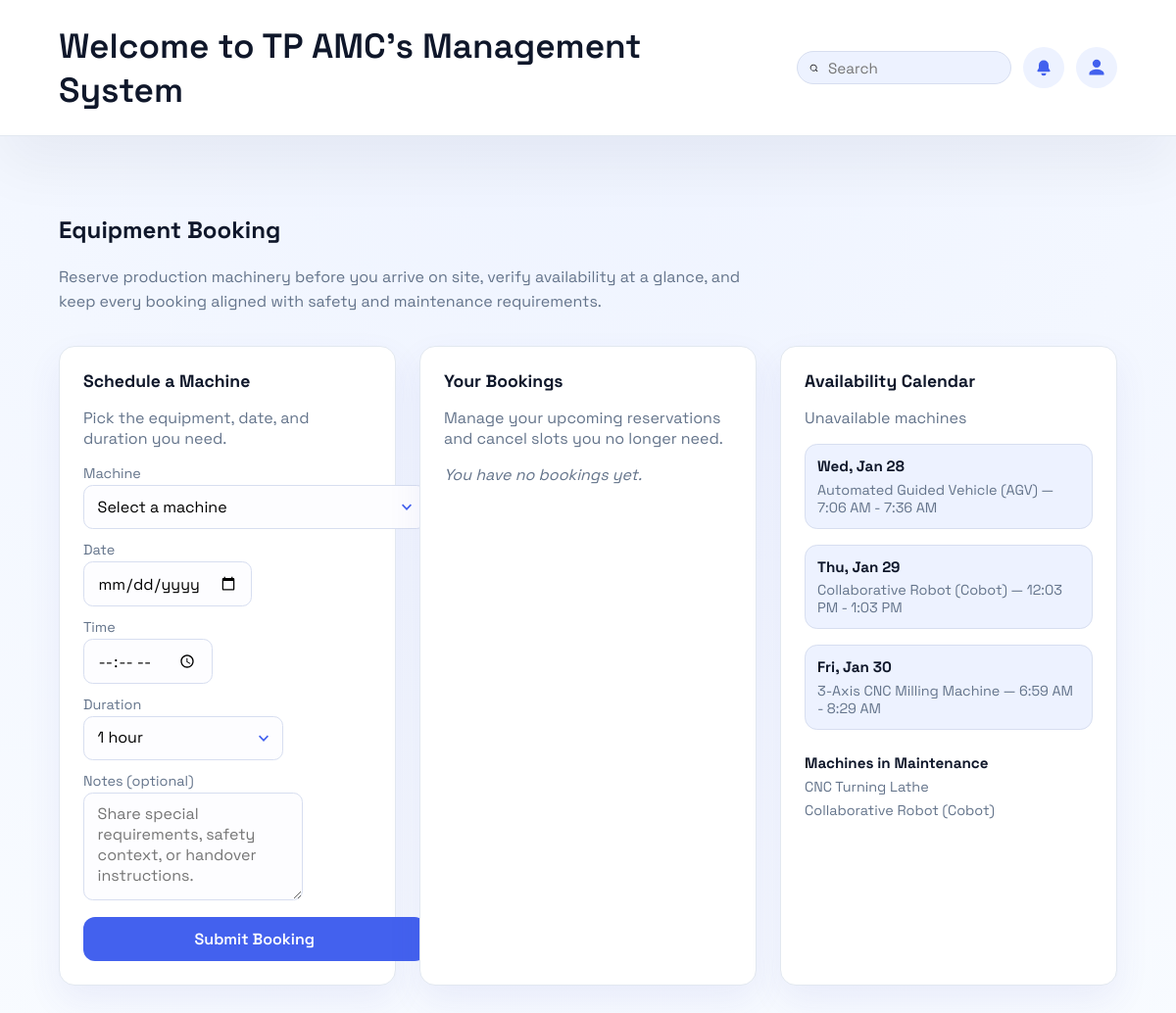
/book-machines.php (signed in), run on the app's committed database.
### tables this page shows
CREATE TABLE `bookings` (
  `booking_id` bigint(20) NOT NULL,
  `equipment_id` bigint(20) NOT NULL,
  `requester_id` bigint(20) NOT NULL,
  `start_time` datetime NOT NULL,
  `end_time` datetime NOT NULL,
  `purpose` varchar(255) DEFAULT NULL,
  `status` enum('pending','approved','rejected','cancelled','flagged') NOT NULL DEFAULT 'pending',
  `requires_approval` tinyint(1) NOT NULL DEFAULT 0,
  `approved_by` bigint(20) DEFAULT NULL,
  `approved_at` datetime DEFAULT NULL,
  `rejection_reason` varchar(255) DEFAULT NULL,
  `cancelled_at` datetime DEFAULT NULL,
  `cancelled_by` bigint(20) DEFAULT NULL,
  `flag_reason` varchar(255) DEFAULT NULL,
  `created_at` datetime NOT NULL DEFAULT current_timestamp(),
  `updated_at` datetime NOT NULL DEFAULT current_timestamp() ON UPDATE current_timestamp()
);

CREATE TABLE `equipment` (
  `equipment_id` bigint(20) NOT NULL,
  `serial_no` varchar(80) DEFAULT NULL,
  `name` varchar(120) NOT NULL,
  `category` varchar(60) NOT NULL,
  `location` varchar(80) DEFAULT NULL,
  `manufacturer` varchar(80) DEFAULT NULL,
  `model` varchar(80) DEFAULT NULL,
  `risk_level` enum('low','medium','high') NOT NULL DEFAULT 'low',
  `current_status` enum('operational','maintenance','faulty') NOT NULL DEFAULT 'operational',
  `status_updated_at` datetime NOT NULL DEFAULT current_timestamp(),
  `status_updated_by` bigint(20) DEFAULT NULL,
  `notes` text DEFAULT NULL,
  `created_at` datetime NOT NULL DEFAULT current_timestamp(),
  `updated_at` datetime NOT NULL DEFAULT current_timestamp() ON UPDATE current_timestamp()
);

### session.php (called while the page is built, shortened)
<?php
if (!function_exists('current_user')) {
	function current_user(): ?array
	{
		return [
			'user_id' => (int) ($_SESSION['user_id'] ?? 0),
			'admin_number' => (string) ($_SESSION['admin_number'] ?? ''),
			'role_id' => (int) ($_SESSION['role_id'] ?? 0),
			'role_name' => (string) ($_SESSION['role_name'] ?? ''),
			'full_name' => (string) ($_SESSION['full_name'] ?? ''),
		];
	}
}
if (!function_exists('require_login')) {
	function require_login(array $allowedRoles = []): array
	{
		$user = current_user();
		return $user;
	}
}

### book-machines.php (the view, shortened to what this page needs)
<?php
require_once __DIR__ . '/session.php';
require_once __DIR__ . '/db.php';
$currentUser = require_login();
$currentUserId = isset($currentUser['user_id']) ? (int) $currentUser['user_id'] : null;
$durationOptions = [
	'30' => '30 minutes',
	'60' => '1 hour',
	'90' => '1 hour 30 minutes',
	'120' => '2 hours',
	'150' => '2 hours 30 minutes',
	'180' => '3 hours',
];
$formValues = [
	'machine_id' => '',
	'date' => '',
	'time' => '',
	'duration' => '60',
	'notes' => '',
];
$equipment = [];
$equipmentResult = mysqli_query($conn, 'SELECT * FROM equipment');
if ($equipmentResult === false) {
	$equipmentError = 'Unable to load equipment data: ' . mysqli_error($conn);
} else {
	while ($row = mysqli_fetch_assoc($equipmentResult)) {
		$equipmentId = $row['equipment_id'] ?? ($row['id'] ?? null);
		$name = $row['machine_name'] ?? $row['name'] ?? $row['equipment_name'] ?? null;
		$equipment[] = [
			'id' => $equipmentId,
			'name' => $name,
		];
	}
}
$userBookings = [];
$availabilityCalendar = [];
$availabilityCalendarError = null;
$maintenanceMachines = [];
$maintenanceMachinesError = null;
$calendarSql = "SELECT b.start_time, b.end_time, e.name AS equipment_name
	FROM bookings b
	INNER JOIN equipment e ON e.equipment_id = b.equipment_id
	WHERE b.status IN ('pending', 'approved')
	ORDER BY b.start_time ASC";
$calendarResult = mysqli_query($conn, $calendarSql);
if ($calendarResult === false) {
	$availabilityCalendarError = 'Unable to load the availability calendar right now.';
} else {
	while ($row = mysqli_fetch_assoc($calendarResult)) {
		$startTime = (string) ($row['start_time'] ?? '');
		$endTime = (string) ($row['end_time'] ?? '');
		$equipmentName = trim((string) ($row['equipment_name'] ?? ''));
		$dateKey = date('Y-m-d', strtotime($startTime));
		if (!isset($availabilityCalendar[$dateKey])) {
			$availabilityCalendar[$dateKey] = [];
		}
		$availabilityCalendar[$dateKey][] = [
			'equipment_name' => $equipmentName !== '' ? $equipmentName : 'Unnamed equipment',
			'start_time' => $startTime,
			'end_time' => $endTime,
		];
	}
}
$maintenanceSql = "SELECT DISTINCT e.name AS equipment_name
	FROM maintenance_tasks mt
	INNER JOIN equipment e ON e.equipment_id = mt.equipment_id
	WHERE mt.status = 'in_progress'
	ORDER BY e.name ASC";
$maintenanceResult = mysqli_query($conn, $maintenanceSql);
if ($maintenanceResult === false) {
	$maintenanceMachinesError = 'Unable to load maintenance status right now.';
} else {
	while ($row = mysqli_fetch_assoc($maintenanceResult)) {
		$equipmentName = trim((string) ($row['equipment_name'] ?? ''));
		$maintenanceMachines[] = $equipmentName;
	}
}
?>
<!DOCTYPE html>
<html lang="en">
	<head>
	</head>
	<body>
		<header>
			<div class="banner">
				<h1>Welcome to TP AMC's Management System</h1>
				<div class="banner-actions">
					<label class="search-bar" aria-label="Search the platform">
						<svg
							xmlns="http://www.w3.org/2000/svg"
							viewBox="0 0 24 24"
							role="img"
							aria-hidden="true"
						>
							<path
								d="M11 4a7 7 0 1 1 0 14 7 7 0 0 1 0-14zm0-2a9 9 0 1 0 5.9 15.7l4.2 4.2 1.4-1.4-4.2-4.2A9 9 0 0 0 11 2z"
							/>
						</svg>
						<input type="search" placeholder="Search" />
					</label>
					<button class="icon-button" aria-label="Notifications">
						<svg
							xmlns="http://www.w3.org/2000/svg"
							viewBox="0 0 24 24"
							role="img"
							aria-hidden="true"
						>
							<path
								d="M12 3a6 6 0 0 0-6 6v3.6l-1.6 2.7A1 1 0 0 0 5.3 17H18.7a1 1 0 0 0 .9-1.7L18 12.6V9a6 6 0 0 0-6-6zm0 19a3 3 0 0 0 3-3H9a3 3 0 0 0 3 3z"
							/>
						</svg>
					</button>
					<button class="icon-button" aria-label="Profile">
						<svg
							xmlns="http://www.w3.org/2000/svg"
							viewBox="0 0 24 24"
							role="img"
							aria-hidden="true"
						>
							<path
								d="M12 12a5 5 0 1 0-5-5 5 5 0 0 0 5 5zm0 2c-3.3 0-9 1.7-9 5v2h18v-2c0-3.3-5.7-5-9-5z"
							/>
						</svg>
					</button>
				</div>
			</div>
		</header>
		<main>
			<section class="hero">
				<h2>Equipment Booking</h2>
				<p>
					Reserve production machinery before you arrive on site, verify availability
					at a glance, and keep every booking aligned with safety and maintenance
					requirements.
				</p>
			</section>
			<section class="booking-panel">
				<article class="card">
					<h2>Schedule a Machine</h2>
					<p>Pick the equipment, date, and duration you need.</p>
					<form method="post">
						<label>
							<span>Machine</span>
							<select name="machine_id" required>
								<?php if (!empty($equipment)): ?>
									<option value="" <?php echo $formValues['machine_id'] === '' ? 'selected' : ''; ?>>Select a machine</option>
								<?php else: ?>
									<option value="">No machines available</option>
								<?php endif; ?>
							</select>
						</label>
						<label>
							<span>Date</span>
							<input type="date" name="booking_date" value="<?php echo htmlspecialchars($formValues['date'], ENT_QUOTES); ?>" required />
						</label>
						<label>
							<span>Time</span>
							<input type="time" name="booking_time" value="<?php echo htmlspecialchars($formValues['time'], ENT_QUOTES); ?>" required />
						</label>
						<label>
							<span>Duration</span>
							<select name="booking_duration" required>
								<?php foreach ($durationOptions as $value => $label): ?>
									<option value="<?php echo htmlspecialchars((string) $value, ENT_QUOTES); ?>" <?php echo $formValues['duration'] === (string) $value ? 'selected' : ''; ?>>
										<?php echo htmlspecialchars((string) $label, ENT_QUOTES); ?>
									</option>
								<?php endforeach; ?>
							</select>
						</label>
						<label>
							<span>Notes (optional)</span>
							<textarea
								name="booking_notes"
								placeholder="Share special requirements, safety context, or handover instructions."><?php echo htmlspecialchars($formValues['notes'], ENT_QUOTES); ?></textarea>
						</label>
						<button type="submit" class="primary">Submit Booking</button>
					</form>
				</article>
				<article class="card">
					<h2>Your Bookings</h2>
					<p>Manage your upcoming reservations and cancel slots you no longer need.</p>
					<?php if ($currentUserId === null): ?>
						<p class="empty-state">Sign in to view and manage your bookings.</p>
					<?php elseif (empty($userBookings)): ?>
						<p class="empty-state">You have no bookings yet.</p>
					<?php endif; ?>
				</article>
				<article class="card">
					<h2>Availability Calendar</h2>
					<p>Unavailable machines</p>
					<?php if ($availabilityCalendarError !== null): ?>
						<p class="empty-state" role="alert"><?php echo htmlspecialchars($availabilityCalendarError, ENT_QUOTES); ?></p>
					<?php elseif (empty($availabilityCalendar)): ?>
						<p class="empty-state">No upcoming bookings found yet.</p>
					<?php else: ?>
						<div class="calendar-grid">
							<?php foreach ($availabilityCalendar as $dateKey => $entries): ?>
								<?php $dateLabel = date('D, M j', strtotime($dateKey)); ?>
								<div class="calendar-day">
									<h3><?php echo htmlspecialchars($dateLabel, ENT_QUOTES); ?></h3>
									<ul>
										<?php foreach ($entries as $entry): ?>
											<li>
												<?php
													$startLabel = date('g:i A', strtotime($entry['start_time']));
													$endLabel = date('g:i A', strtotime($entry['end_time']));
												?>
												<?php echo htmlspecialchars($entry['equipment_name'], ENT_QUOTES); ?> — <?php echo htmlspecialchars($startLabel . ' - ' . $endLabel, ENT_QUOTES); ?>
											</li>
										<?php endforeach; ?>
									</ul>
								</div>
							<?php endforeach; ?>
						</div>
					<?php endif; ?>
					<div class="maintenance-list">
						<h3>Machines in Maintenance</h3>
						<?php if ($maintenanceMachinesError !== null): ?>
							<p class="empty-state" role="alert"><?php echo htmlspecialchars($maintenanceMachinesError, ENT_QUOTES); ?></p>
						<?php elseif (empty($maintenanceMachines)): ?>
							<p class="empty-state">No machines currently in progress.</p>
						<?php else: ?>
							<ul>
								<?php foreach ($maintenanceMachines as $machineName): ?>
									<li><?php echo htmlspecialchars($machineName, ENT_QUOTES); ?></li>
								<?php endforeach; ?>
							</ul>
						<?php endif; ?>
					</div>
				</article>
			</section>
		</main>
	</body>
</html>

### book-machines.php (style rules this page uses)
:root { --bg: #f8fbff; --accent: #4361ee; --accent-soft: #edf2ff; --text: #0f172a; --muted: #64748b; --card: #ffffff; font-size: 16px; }
* { box-sizing: border-box; }
body { margin: 0; font-family: "Space Grotesk", "Segoe UI", Tahoma, sans-serif; color: var(--text); background: radial-gradient(circle at top, #eef3ff, var(--bg)); min-height: 100vh; }
header { padding: 1.5rem clamp(1.5rem, 5vw, 4rem); background: var(--card); border-bottom: 1px solid #e2e8f0; box-shadow: 0 30px 60px rgba(15, 23, 42, 0.05); position: sticky; top: 0; z-index: 10; }
.banner { display: flex; align-items: center; justify-content: space-between; gap: 2rem; }
.banner h1 { margin: 0; font-size: clamp(1.5rem, 3vw, 2.2rem); font-weight: 600; }
.banner-actions { display: flex; align-items: center; gap: 0.75rem; }
.search-bar { display: flex; align-items: center; gap: 0.5rem; padding: 0.35rem 0.75rem; border-radius: 999px; border: 1px solid #d7def0; background: var(--accent-soft); }
.search-bar input { border: none; background: transparent; font-family: inherit; font-size: 0.95rem; min-width: 11rem; color: var(--text); }
.icon-button { width: 42px; height: 42px; border-radius: 50%; border: none; background: var(--accent-soft); display: grid; place-items: center; cursor: pointer; transition: background 0.2s ease, transform 0.2s ease; }
.icon-button svg { width: 20px; height: 20px; fill: var(--accent); }
main { padding: clamp(2rem, 5vw, 4rem); }
.hero { max-width: 720px; margin-bottom: 2rem; }
.hero p { color: var(--muted); line-height: 1.6; }
.booking-panel { display: grid; grid-template-columns: repeat(auto-fit, minmax(260px, 1fr)); gap: 1.5rem; }
.card { background: var(--card); padding: 1.5rem; border-radius: 1rem; border: 1px solid #e2e8f0; box-shadow: 0 15px 35px rgba(76, 81, 191, 0.08); }
.card h2 { margin-top: 0; font-size: 1.1rem; }
.card p { color: var(--muted); margin-bottom: 1rem; }
.card form { display: grid; gap: 0.75rem; }
.calendar-grid { display: grid; grid-template-columns: repeat(auto-fit, minmax(140px, 1fr)); gap: 1rem; margin-bottom: 1.5rem; }
.calendar-day { background: var(--accent-soft); border-radius: 0.8rem; padding: 0.75rem; border: 1px solid #d7def0; }
.calendar-day h3 { margin: 0 0 0.35rem; font-size: 0.95rem; }
.calendar-day ul, .maintenance-list ul { list-style: none; padding: 0; margin: 0; color: var(--muted); font-size: 0.9rem; }
.calendar-day li + li, .maintenance-list li + li { margin-top: 0.35rem; }
.maintenance-list h3 { margin: 0 0 0.4rem; font-size: 0.95rem; }
label span { display: block; font-size: 0.9rem; margin-bottom: 0.2rem; color: var(--muted); }
.card form input, .card form select, .card form textarea, .card form button { font-family: inherit; font-size: 1rem; }
.card form input, .card form select, .card form textarea { padding: 0.65rem 0.85rem; border-radius: 0.6rem; border: 1px solid #d7def0; background-color: #fdfdff; }
.card form select { -webkit-appearance: none; appearance: none; padding-right: 2.5rem; background-repeat: no-repeat; background-position: right 0.85rem center; background-size: 0.65rem; }
.card form textarea { min-height: 110px; resize: vertical; }
.empty-state { margin: 0; color: var(--muted); font-style: italic; }
button.primary { padding: 0.75rem 1rem; border-radius: 0.75rem; border: none; background: var(--accent); color: #fff; font-weight: 600; cursor: pointer; transition: transform 0.2s ease, box-shadow 0.2s ease; }

### data on the page
bookings: equipment.name "Automated Guided Vehicle (AGV)", start_time+end_time "7:06 AM - 7:36 AM"
bookings: equipment.name "Collaborative Robot (Cobot)", start_time+end_time "12:03 PM - 1:03 PM"
bookings: start_time "Fri, Jan 30", equipment.name "3-Axis CNC Milling Machine", start_time+end_time "6:59 AM - 8:29 AM"

### other printed values
$dateLabel "Wed, Jan 28"
$dateLabel "Thu, Jan 29"
$machineName "CNC Turning Lathe"
$machineName "Collaborative Robot (Cobot)"
form field booking_duration "1 hour"
